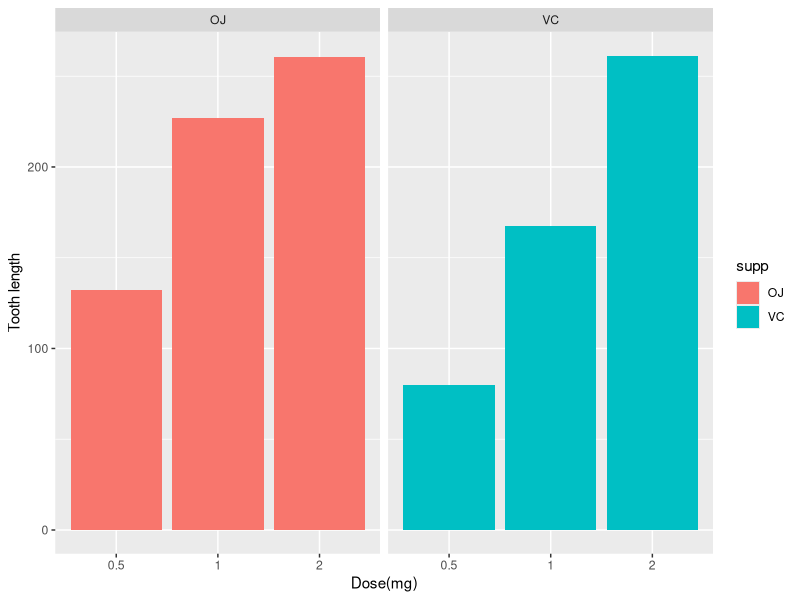

Generate this figure with R:
## ---- chunk 1
knitr::opts_chunk$set(echo = TRUE)
## ---- chunk 2
setwd("C:/Test")
set.seed(19413)
## ---- chunk 3
library(datasets)
data(ToothGrowth)
library(ggplot2)

str(ToothGrowth)
## ---- chunk 4
head(ToothGrowth)
## ---- chunk 5
summary(ToothGrowth)
## ---- chunk 6
ggplot(data=ToothGrowth, aes(x=as.factor(dose), y=len, fill=supp)) +
    geom_bar(stat="identity") +
    facet_grid(. ~ supp) +
    xlab("Dose(mg)") +
    ylab("Tooth length")
## ---- chunk 7
hypoth1 <- t.test(len ~ supp, data = ToothGrowth)
hypoth1$conf.int
## ---- chunk 8
hypoth1$p.value
## ---- chunk 9
hypoth2<-t.test(len ~ supp, data = subset(ToothGrowth, dose == 0.5))
hypoth2$conf.int
## ---- chunk 10
hypoth2$p.value
## ---- chunk 11
hypoth3<-t.test(len ~ supp, data = subset(ToothGrowth, dose == 1))
hypoth3$conf.int
## ---- chunk 12
hypoth3$p.value
## ---- chunk 13
hypoth4<-t.test(len ~ supp, data = subset(ToothGrowth, dose == 2))
hypoth4$conf.int
## ---- chunk 14
hypoth4$p.value
